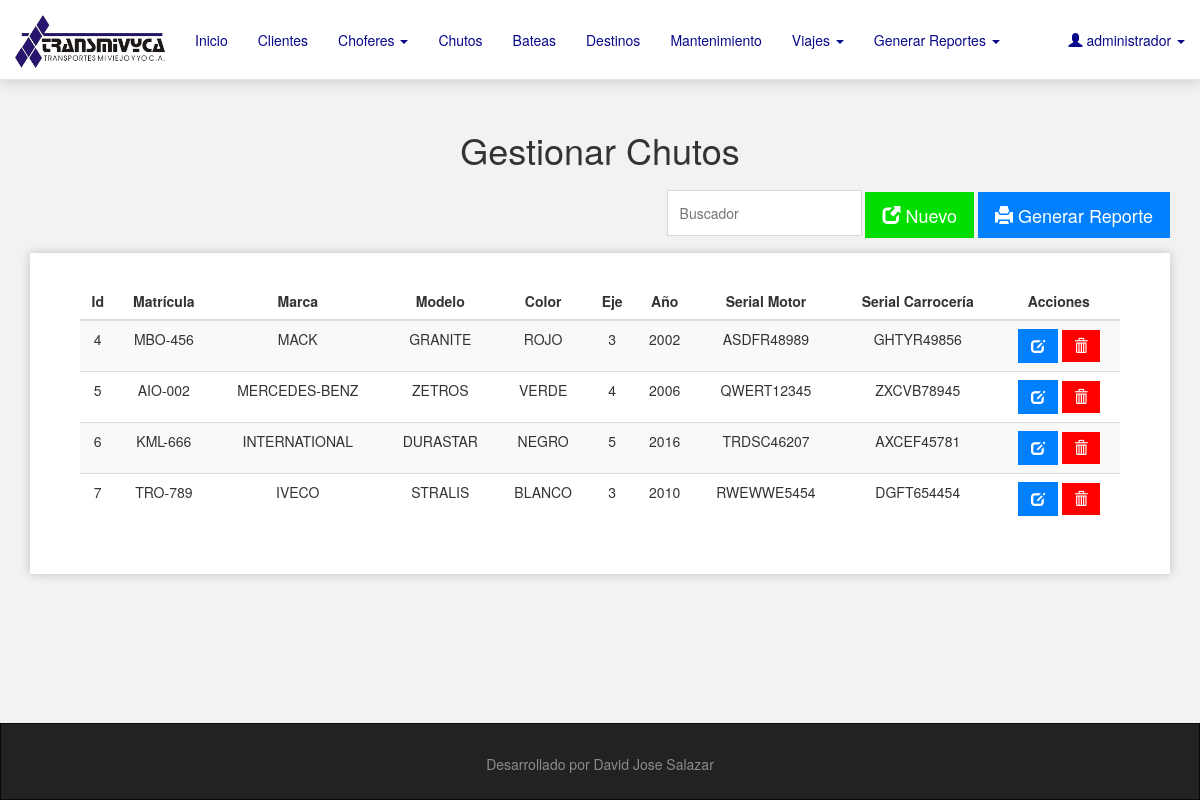
/views/chutos.php (signed in), run on the app's committed database.
### tables this page shows
CREATE TABLE `chuto` (
  `id_chuto` int(11) NOT NULL,
  `matricula_chuto` varchar(10) NOT NULL,
  `marca` varchar(45) NOT NULL,
  `modelo` varchar(45) NOT NULL,
  `color` varchar(45) NOT NULL,
  `eje` int(11) NOT NULL,
  `annio` varchar(4) NOT NULL,
  `serial_motor` varchar(45) NOT NULL,
  `serial_carroceria` varchar(45) NOT NULL
);

### models/class.chuto.php (called while the page is built, shortened)
<?php
class Chuto {
    private $pdo;
    public function __CONSTRUCT() {
        $database = new Database();
		$db = $database->connection();
		$this->pdo = $db;
    }
    public function Listar() {
        try {
            $sql = "SELECT * FROM chuto ORDER BY id_chuto ASC";
            $stm = $this->pdo->prepare($sql);
            $stm->execute();
            $data = $stm->fetchAll(PDO::FETCH_ASSOC);
            return $data;
        } catch(PDOException $e) {
            die('ERROR: ' . $e->getMessage());
        }
    }
}

### views/chutos.php (the view, shortened to what this page needs)
<?php
require_once '../models/class.chuto.php';
$listar = new Chuto();
?>
<!Doctype html>
<html lang="es">
    <?php include '../assets/head.php'; ?>
    <body>
        <?php include 'navbar.php'; ?>
        <h1 class="titulo text-center">Gestionar Chutos</h1>
        <div class="container">
            <div class="text-right">
                <input id="buscadorChuto" class="buscador" type="text" placeholder="Buscador" onKeyUp="this.value=this.value.toUpperCase()" onpaste="return false" autocomplete="off">
                <a class="btn btn-success btn-lg" data-toggle="modal" data-target="#nuevo"><span class="glyphicon glyphicon-new-window"></span> Nuevo</a>
                <a id="reporte" class="btn btn-primary btn-lg" onclick="reporteChuto()"><span class="glyphicon glyphicon-print"></span> Generar Reporte</a>
            </div>
            <div id="listado" class="table-responsive">
                <table class="table table-striped">
                    <thead>
                        <tr>
                            <th>Id</th>
                            <th>Matrícula</th>
                            <th>Marca</th>
                            <th>Modelo</th>
                            <th>Color</th>
                            <th>Eje</th>
                            <th>Año</th>
                            <th>Serial Motor</th>
                            <th>Serial Carrocería</th>
                            <th>Acciones</th>
                        </tr>
                    </thead>
                    <tbody class="text-center">
                        <?php
                        $data = $listar->Listar();
                        foreach ($data as $valor) { ?>
                        <tr>
                            <td><?php echo $valor['id_chuto']; ?></td>
                            <td><?php echo $valor['matricula_chuto']; ?></td>
                            <td><?php echo $valor['marca']; ?></td>
                            <td><?php echo $valor['modelo']; ?></td>
                            <td><?php echo $valor['color']; ?></td>
                            <td><?php echo $valor['eje']; ?></td>
                            <td><?php echo $valor['annio']; ?></td>
                            <td><?php echo $valor['serial_motor']; ?></td>
                            <td><?php echo $valor['serial_carroceria']; ?></td>
                            <td>
                                <?php
                                if ($_SESSION['privilegio'] == "administrador") { ?>
                                <a class="btn btn-primary" data-toggle="tooltip" data-placement="bottom" title="Editar" onclick="obtenerChuto(<?php echo $valor['id_chuto']; ?>)">
                                    <span class="glyphicon glyphicon-edit"></span>
                                </a>
                                <a class="btn btn-danger" data-toggle="tooltip" data-placement="bottom" title="Eliminar" onclick="eliminarChuto(<?php echo $valor['id_chuto']; ?>)">
                                    <span class="glyphicon glyphicon-trash"></span>
                                </a>
                                <?php
                                } else { ?>
                                <a class="btn btn-primary" data-toggle="tooltip" data-placement="bottom" title="Editar" onclick="obtenerChuto(<?php echo $valor['id_chuto']; ?>)">
                                    <span class="glyphicon glyphicon-edit"></span>
                                </a>
                                <?php } ?>
                            </td>
                        </tr>
                        <?php
                        }
                        ?>
                    </tbody>
                </table>
            </div>
        </div>
        <?php include '../assets/footer.php'; ?>
    </body>
</html>

### assets/css/style.css (style rules this page uses)
body { background-color: #f2f2f2; display: flex; min-height: 100vh; flex-direction: column; }
.buscador { padding: 12px; border: 1px solid #d8d8d8; color: #848484; }
.titulo { margin-top: 130px; margin-bottom: 20px; }
.table-responsive { margin-top: 15px; padding: 30px 50px; background-color: #fff; box-shadow: 0 0px 10px 0 rgba(0,0,0,.2); }
.table thead tr th { text-align: center; }
.btn { border-radius: 0; transition: all .25s ease; }
.btn-primary, .btn-primary:hover { background-color: #0080ff; border: 1px solid #0080ff; }
.btn-success, .btn-success:hover { background-color: #01df01; border: solid 1px #01df01; }
.btn-danger, .btn-danger:hover { background-color: #ff0000; border: none; }

### data on the page
chuto: id_chuto "4", matricula_chuto "MBO-456", marca "MACK", modelo "GRANITE", color "ROJO", eje "3", annio "2002", serial_motor "ASDFR48989", serial_carroceria "GHTYR49856"
chuto: id_chuto "5", matricula_chuto "AIO-002", marca "MERCEDES-BENZ", modelo "ZETROS", color "VERDE", eje "4", annio "2006", serial_motor "QWERT12345", serial_carroceria "ZXCVB78945"
chuto: id_chuto "6", matricula_chuto "KML-666", marca "INTERNATIONAL", modelo "DURASTAR", color "NEGRO", eje "5", annio "2016", serial_motor "TRDSC46207", serial_carroceria "AXCEF45781"
chuto: id_chuto "7", matricula_chuto "TRO-789", marca "IVECO", modelo "STRALIS", color "BLANCO", eje "3", annio "2010", serial_motor "RWEWWE5454", serial_carroceria "DGFT654454"

### other printed values
$_SESSION['user_session'] "administrador"
